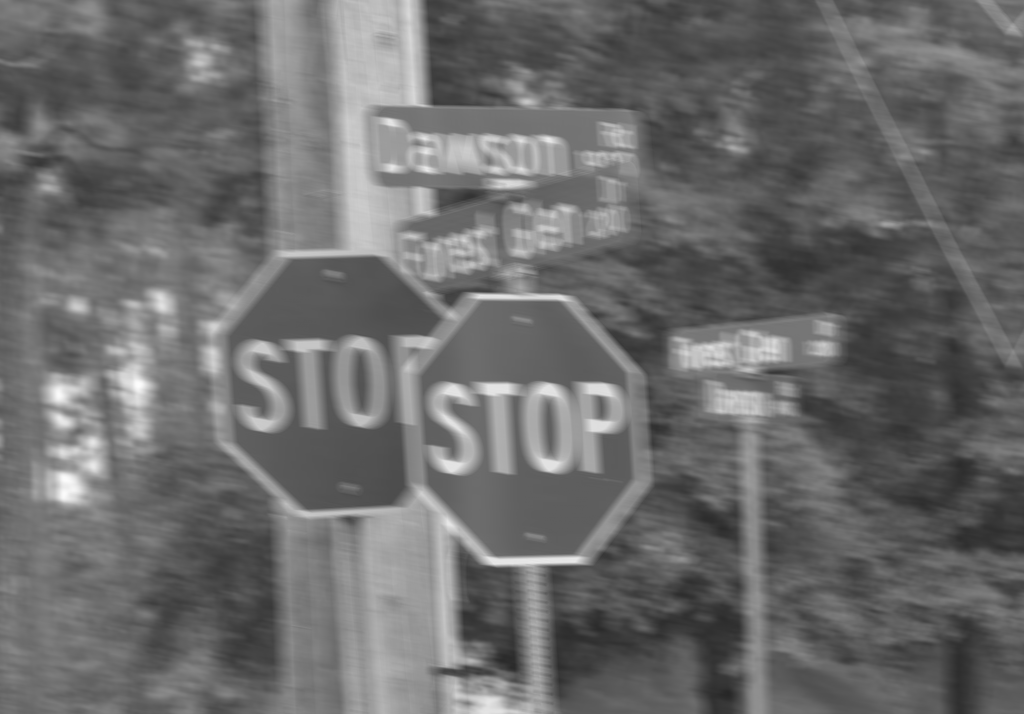
#> input picture Projeto1_2/blur.png, 1024 x 714 px
$ jupyter execute 'Projeto 1-2.ipynb'   (shell and % lines are left out)
#> lines starting #> are read from the running program, lines starting #| are printed output that depends on the picture
[cell 1]

import cv2
import numpy as np
import matplotlib.pyplot as plt

# Projeto 1-2: Restauração de uma imagem de sinalização de trânsito

Você está trabalhando em um projeto da nova versão do PatoPatoVai Street View. Seu objetivo é melhorar a qualidade das imagens obtidas pela câmera do veículo, especialmente em relação ao *motion blur* (pois a câmera está fixada no carro, e os solavancos da estrada podem resultar em borramento das imagens capturadas).

Considere a imagem abaixo:

[cell 2]
img_blur = cv2.cvtColor(cv2.imread('blur.png'), cv2.COLOR_BGR2GRAY) / 255.0
#> img_blur: shape (714, 1024) float64; min 0.153, max 0.992, mean 0.421

plt.figure(figsize=(10, 8))
plt.imshow(img_blur, cmap='gray');

Está difícil saber a que altura da rua Forest Glen estamos. Sua equipe está desenvolvendo um primeiro protótipo de um sistema que, a partir desta imagem, gera uma imagem nítida e com perspectiva corrigida de cada uma das placas indicadoras da rua.

Você foi encarregado de fazer uma primeira versão do melhoramento de imagem (*deblurring*, contraste, correção de perspectiva), onde parâmetros essenciais do *deblurring* (tamanho de kernel, orientação, tipo), do contraste e da correção de perspectiva (pontos notáveis) podem ser determinados manualmente. Na sua equipe tem outros engenheiros trabalhando no problema de detectar e segmentar as placas presentes na cena.

Para facilitar a experimentação:

- O Scikit-Image já tem uma função que faz o filtro de Wiener: ``skimage.restoration.wiener``

- Segue código para fazer um *kernel* de *motion blur* dado o tamanho do kernel, o comprimento do segmento de reta, e o ângulo.

[cell 3]
from skimage.restoration import wiener

def make_psf(shape, length, angle):
    psf = np.zeros(shape)
    rows, cols = shape
    center = (cols//2, rows//2)
    psf[center[1], center[0]:(center[0]+length)] = 1.0
    M = cv2.getRotationMatrix2D(center, angle, 1)
    psf = cv2.warpAffine(psf, M, (cols, rows))
    psf = psf / psf.sum()
    return psf

## Tarefa

Escreva um programa que:

- Corrige o *motion blur*
    - Não é necessário neste projeto que o sistema escolha automaticamente os melhores parâmetros para o *deblurring*, determine-os manualmente.

- Melhora o contraste
    - Novamente, se precisar ajustar parâmetros manualmente, tudo bem. Escolha a técnica que quiser para melhoramento de contraste.

- Extrai a placa de rua com correção de perspectiva.
    - Os pontos dos cantos da placa não precisam ser determinados automaticamente, escolha manualmente os pontos. A outra parte da sua equipe está trabalhando no outro problema.


### Rubrica

- **I**: Entregou algo sem sentido ou muito incompleto (não atinge o nível *D*)

- **D**: Entregou o projeto quase completo, mas faltaram 2 itens dentre os descritos acima.

- **C**: Entregou o projeto quase completo, mas faltou 1 item dentre os descritos acima.

- **B**: Entregou o projeto completo.

- **A**: Entregou o projeto completo e testou alguma técnica mais avançada para resolver o problema do motion-blur. Ver o artigo "Restoration of Motion-Blurred Image Based on Border Deformation Detection: A Traffic Sign Restoration Model", em anexo no Blackboard.

## Correção do Motion Blur

[cell 4]
# Se quiser, brinca com os parâmetros, não achei nada melhor!
def correcao_motionblur(img):
    img_blur = img.copy()
    psf = make_psf(img_blur.shape, 19, -3)
    img_correct_blur = wiener(img_blur, psf, 2)
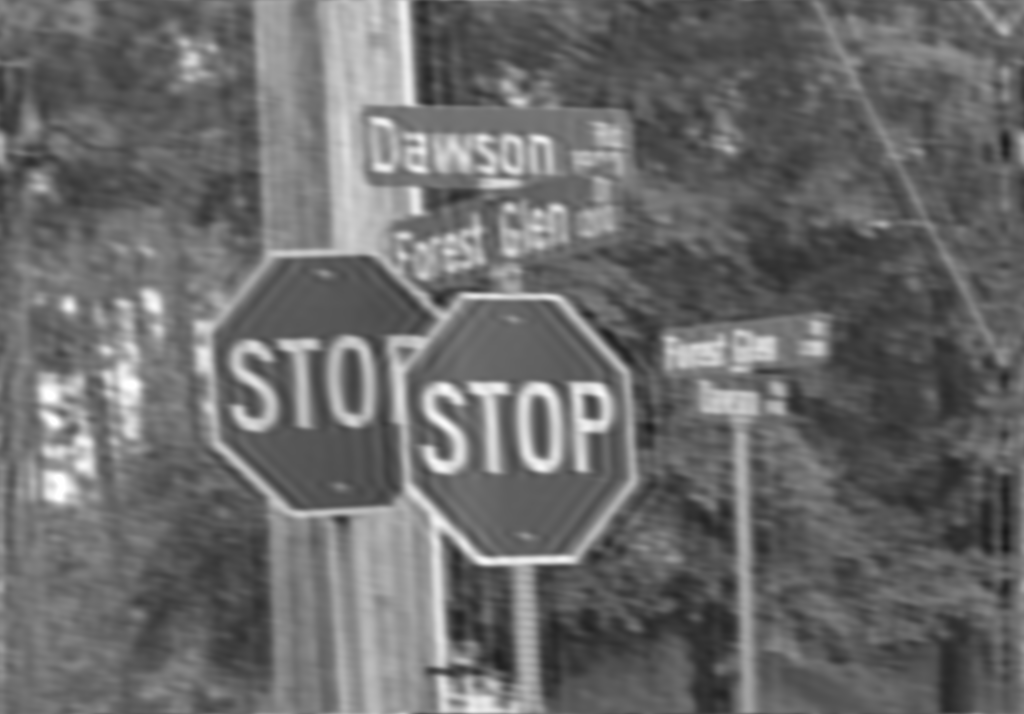
#> img_correct_blur: shape (714, 1024) float64; min 0.0997, max 1, mean 0.421
    return img_correct_blur

img_correct_blur = correcao_motionblur(img_blur)
plt.figure(figsize=(12, 12))
plt.imshow(img_correct_blur, cmap='gray');

## Melhoria do Contraste

[cell 5]
#Fiz o realce de imagem da aula 05
def correcao_contraste(img_blur, alpha):
#> called with alpha = 2
    img = img_blur.copy()
    kernel = np.array([[0, -alpha, 0],[-alpha, 1.0 + 4.0*alpha, -alpha],[0, -alpha, 0]])
    img_realce = cv2.filter2D(img, -1, kernel)
    return img_realce

img_realce = correcao_contraste(img_correct_blur, 2.0)

plt.figure(figsize=(12, 12))
plt.imshow(img_correct_blur, cmap='gray')

plt.figure(figsize=(12, 12))
plt.imshow(np.clip(img_realce, 0, 1), cmap='gray')
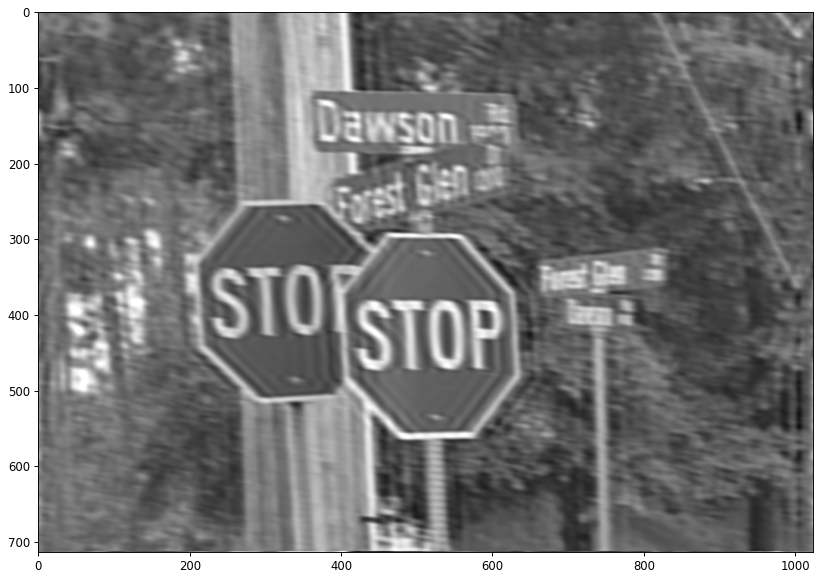
#> figure drawn by matplotlib, 1 panel

## Correção de Perspectiva

[cell 6]
# https://docs.opencv.org/3.0-beta/doc/py_tutorials/py_imgproc/py_geometric_transformations/py_geometric_transformations.html
def correcao_perspectiva(img_blur, pontos_de_interesse):
    img = img_blur.copy()
    rows, cols = img.shape
#> rows = 714; cols = 1024

    pts_original = np.float32(pontos_de_interesse)
    pts_corrigida = np.float32([[0, 0], [cols - 1, 0], [0, rows - 1], [rows - 1, cols - 1]])

    M = cv2.getPerspectiveTransform(pts_original, pts_corrigida)

    img_corrigida = cv2.warpPerspective(img, M, (cols, rows))
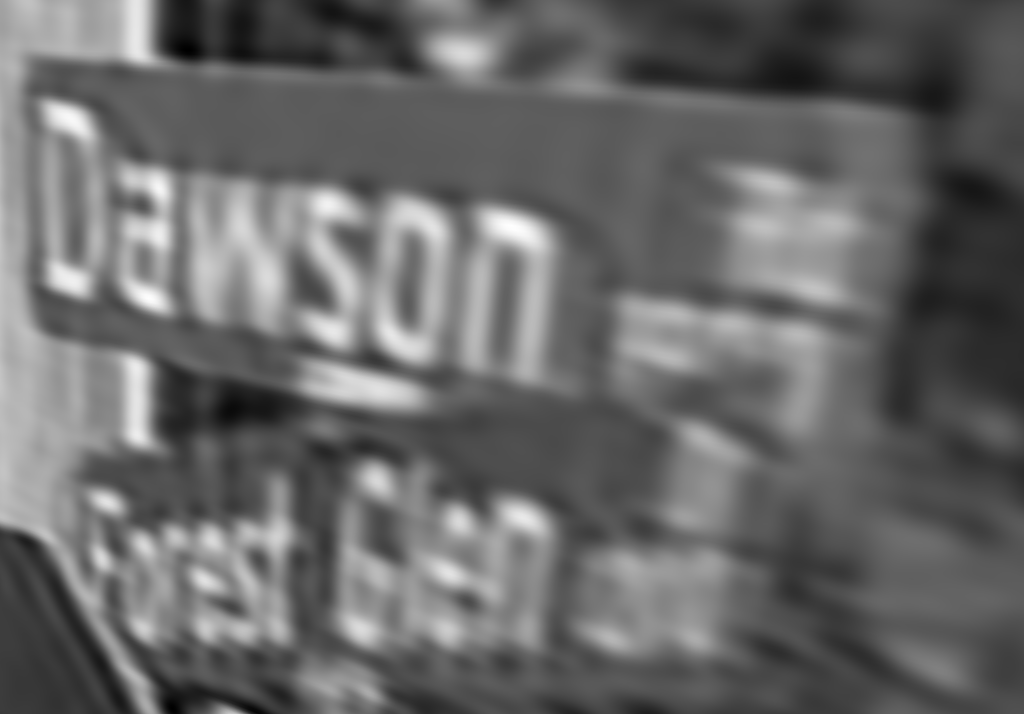
#> img_corrigida: shape (714, 1024) float64; min 0.116, max 1.04, mean 0.497; drawn with min black and max white
    return img_corrigida

pontos_placa1 = [[350,90],[640,90],[350,330],[640,330]]
placa1 = correcao_perspectiva(img_realce, pontos_placa1)

pontos_placa2 = [[630,330],[830,310],[630,450],[830,450]]
placa2 = correcao_perspectiva(img_realce, pontos_placa2)
#> in correcao_perspectiva (call 2), `img_corrigida = cv2.warpPerspective(img, M, (cols, rows))`:
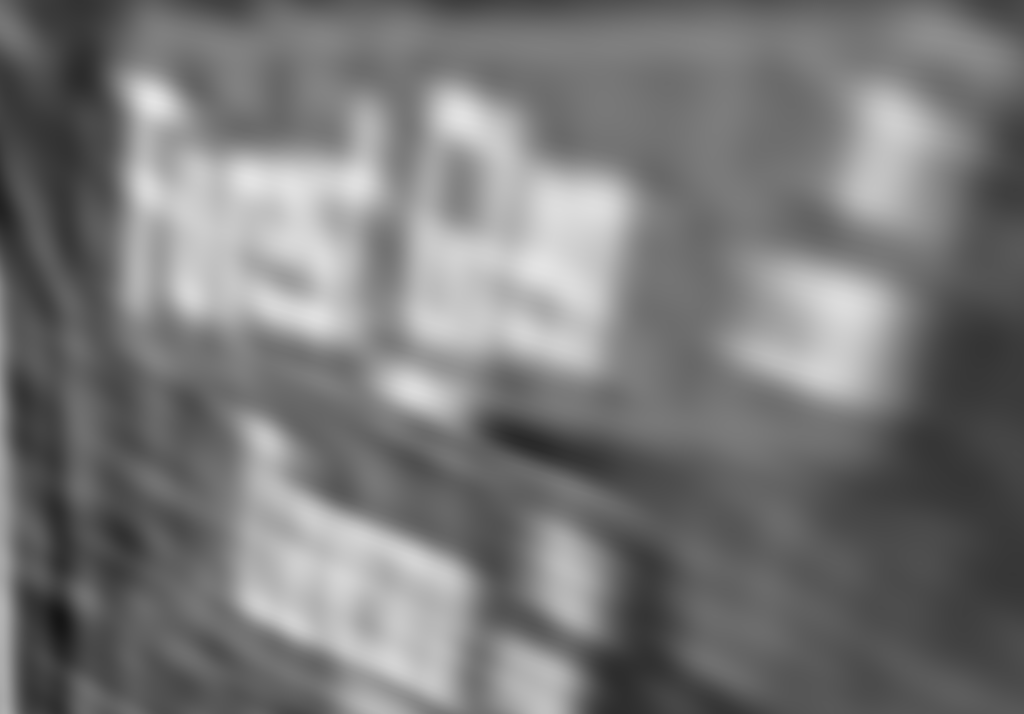
#> img_corrigida: shape (714, 1024) float64; min 0.0844, max 0.897, mean 0.474

plt.figure(figsize=(6,6))
plt.imshow(img_correct_blur, cmap='gray')
plt.figure(figsize=(6,6))
plt.imshow(placa1, cmap='gray')
plt.figure(figsize=(6,6))
plt.imshow(placa2, cmap='gray')
